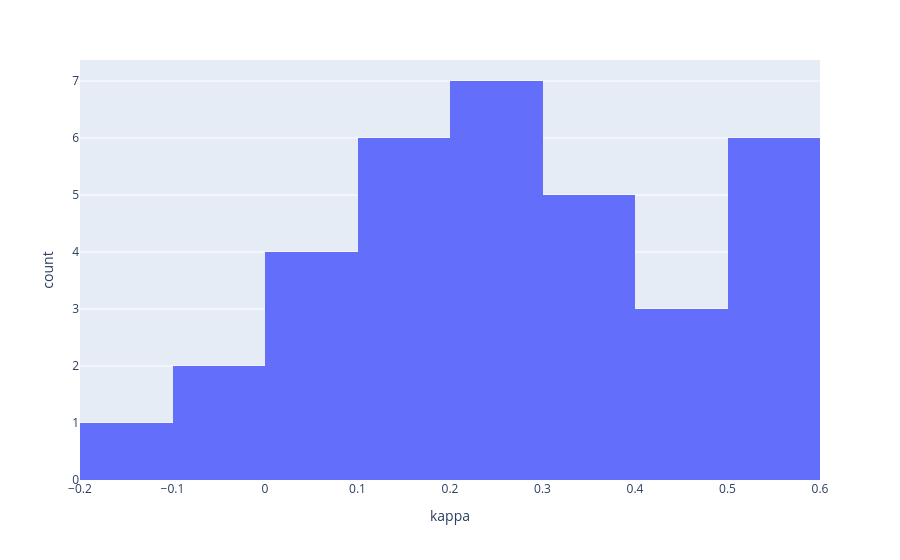

The cell this chart's notebook holds for it:
### Code cell
px.histogram(df_metrics, x='kappa')

### Figure 1 — Plotly figure (JSON) as saved in the notebook; plotly's stock layout.template omitted (floating-point values rounded to 4 significant figures)
{"data": [{"bingroup": "x", "hovertemplate": "kappa=%{x}<br>count=%{y}<extra></extra>", "legendgroup": "", "marker": {"color": "#636efa", "pattern": {"shape": ""}}, "name": "", "orientation": "v", "showlegend": false, "type": "histogram", "x": [0.1859, 0.5277, 0.4744, -0.1192, 0.1114, 0.2609, 0.5709, 0.2889, 0.1122, 0.1103, 0.3486, 0.5988, 0.4883, 0.08854, 0.3208, 0.1594, 0.005361, 0.183, 0.2753, 0.3614, 0.2086, 0.2307, -0.06266, 0.2326, 0.2023, 0.05088, 0.5684, 0.3652, 0.523, 0.5816, 0.4063, 0.3182, 0.05604, -0.0373], "xaxis": "x", "yaxis": "y"}], "layout": {"barmode": "relative", "legend": {"tracegroupgap": 0}, "margin": {"t": 60}, "xaxis": {"anchor": "y", "domain": [0, 1], "title": {"text": "kappa"}}, "yaxis": {"anchor": "x", "domain": [0, 1], "title": {"text": "count"}}}}
